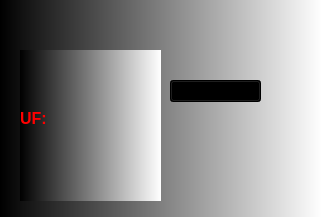
<?xml version="1.0" encoding="UTF-8"?>
<ui version="4.0">
 <class>Widget</class>
 <widget class="QWidget" name="Widget">
  <property name="geometry">
   <rect>
    <x>0</x>
    <y>0</y>
    <width>322</width>
    <height>217</height>
   </rect>
  </property>
  <property name="windowTitle">
   <string>Widget</string>
  </property>
  <property name="styleSheet">
   <string>background-color: qlineargradient(spread:pad, x1:0, y1:0, x2:1, y2:0, stop:0 rgba(0, 0, 0, 255), stop:1 rgba(255, 255, 255, 255));</string>
  </property>
  <widget class="QLabel" name="label">
   <property name="geometry">
    <rect>
     <x>20</x>
     <y>50</y>
     <width>141</width>
     <height>151</height>
    </rect>
   </property>
   <property name="text">
    <string>&lt;!DOCTYPE HTML PUBLIC &quot;-//W3C//DTD HTML 4.0//EN&quot; &quot;http://www.w3.org/TR/REC-html40/strict.dtd&quot;&gt;
&lt;html&gt;&lt;head&gt;&lt;meta name=&quot;qrichtext&quot; content=&quot;1&quot; /&gt;&lt;style type=&quot;text/css&quot;&gt;
p, li { white-space: pre-wrap; }
&lt;/style&gt;&lt;/head&gt;&lt;body style=&quot; font-family:'MS Shell Dlg 2'; font-size:8.25pt; font-weight:400; font-style:normal;&quot;&gt;
&lt;p style=&quot; margin-top:0px; margin-bottom:0px; margin-left:0px; margin-right:0px; -qt-block-indent:0; text-indent:0px;&quot;&gt;&lt;span style=&quot; font-size:12pt; font-weight:600; color:#ff0000;&quot;&gt;UF: &lt;/span&gt;&lt;/p&gt;
&lt;p style=&quot; margin-top:0px; margin-bottom:0px; margin-left:0px; margin-right:0px; -qt-block-indent:0; text-indent:0px;&quot;&gt;&lt;img src=&quot;:/images/mapa_brasil.png&quot; /&gt;&lt;/p&gt;&lt;/body&gt;&lt;/html&gt;</string>
   </property>
  </widget>
  <widget class="QComboBox" name="comboBox">
   <property name="geometry">
    <rect>
     <x>170</x>
     <y>80</y>
     <width>91</width>
     <height>22</height>
    </rect>
   </property>
   <property name="toolTip">
    <string>&lt;!DOCTYPE HTML PUBLIC &quot;-//W3C//DTD HTML 4.0//EN&quot; &quot;http://www.w3.org/TR/REC-html40/strict.dtd&quot;&gt;
&lt;html&gt;&lt;head&gt;&lt;meta name=&quot;qrichtext&quot; content=&quot;1&quot; /&gt;&lt;style type=&quot;text/css&quot;&gt;
p, li { white-space: pre-wrap; }
&lt;/style&gt;&lt;/head&gt;&lt;body style=&quot; font-family:'MS Shell Dlg 2'; font-size:8.25pt; font-weight:400; font-style:normal;&quot;&gt;
&lt;p style=&quot; margin-top:0px; margin-bottom:0px; margin-left:0px; margin-right:0px; -qt-block-indent:0; text-indent:0px;&quot;&gt;&lt;span style=&quot; font-size:10pt; font-weight:600; color:#ff0000;&quot;&gt;Selecionar UF:&lt;/span&gt;&lt;/p&gt;
&lt;p style=&quot; margin-top:0px; margin-bottom:0px; margin-left:0px; margin-right:0px; -qt-block-indent:0; text-indent:0px;&quot;&gt;&lt;img src=&quot;:/images/mapa_brasil.png&quot; /&gt;&lt;/p&gt;
&lt;p style=&quot;-qt-paragraph-type:empty; margin-top:0px; margin-bottom:0px; margin-left:0px; margin-right:0px; -qt-block-indent:0; text-indent:0px; font-weight:600; color:#ff0000;&quot;&gt;&lt;/p&gt;
&lt;p style=&quot;-qt-paragraph-type:empty; margin-top:0px; margin-bottom:0px; margin-left:0px; margin-right:0px; -qt-block-indent:0; text-indent:0px;&quot;&gt;&lt;/p&gt;&lt;/body&gt;&lt;/html&gt;</string>
   </property>
  </widget>
 </widget>
 <layoutdefault spacing="6" margin="11"/>
 <resources/>
 <connections/>
</ui>
